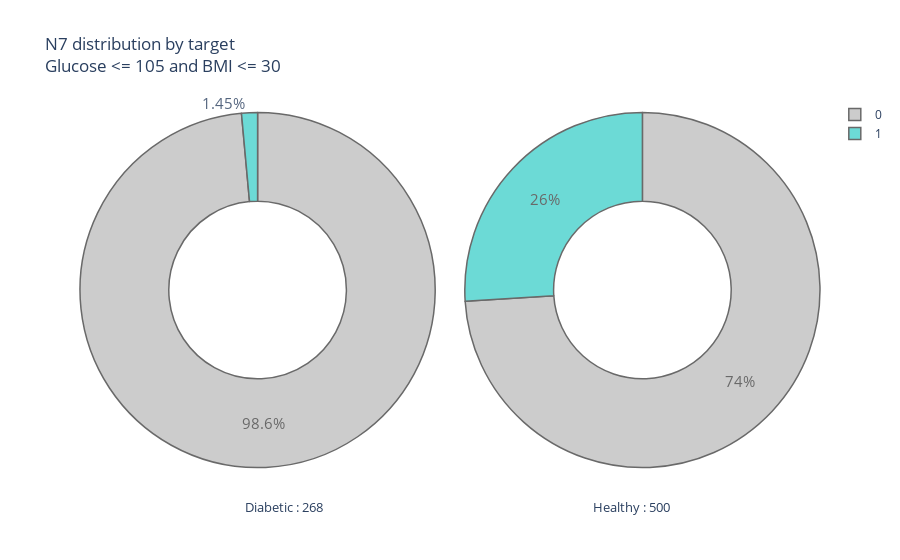

The cell this chart's notebook holds for it:
### Code cell
plot_pie('N7', 'Glucose <= 105 and BMI <= 30')

### Figure 1 — Plotly figure (JSON) as saved in the notebook; plotly's stock layout.template omitted (floating-point values rounded to 4 significant figures)
{"data": [{"domain": {"x": [0, 0.48]}, "hole": 0.5, "hoverinfo": "label+percent+name+value", "labels": [0, 1], "marker": {"colors": ["Silver", "mediumturquoise", "#CF5C36", "lightblue", "magenta", "#FF5D73", "#F2D7EE", "mediumturquoise"], "line": {"width": 1.5}}, "name": "Diabetic", "opacity": 0.8, "textfont": {"size": 15}, "type": "pie", "values": [68, 1]}, {"domain": {"x": [0.52, 1]}, "hole": 0.5, "hoverinfo": "label+percent+name+value", "labels": [0, 1], "marker": {"line": {"width": 1.5}}, "name": "Healthy", "opacity": 0.8, "textfont": {"size": 15}, "type": "pie", "values": [91, 32]}], "layout": {"annotations": [{"font": {"size": 13}, "showarrow": false, "text": "Diabetic : 268", "x": 0.22, "y": -0.1}, {"font": {"size": 13}, "showarrow": false, "text": "Healthy : 500", "x": 0.8, "y": -0.1}], "title": {"text": "N7 distribution by target <br>Glucose <= 105 and BMI <= 30"}}}
